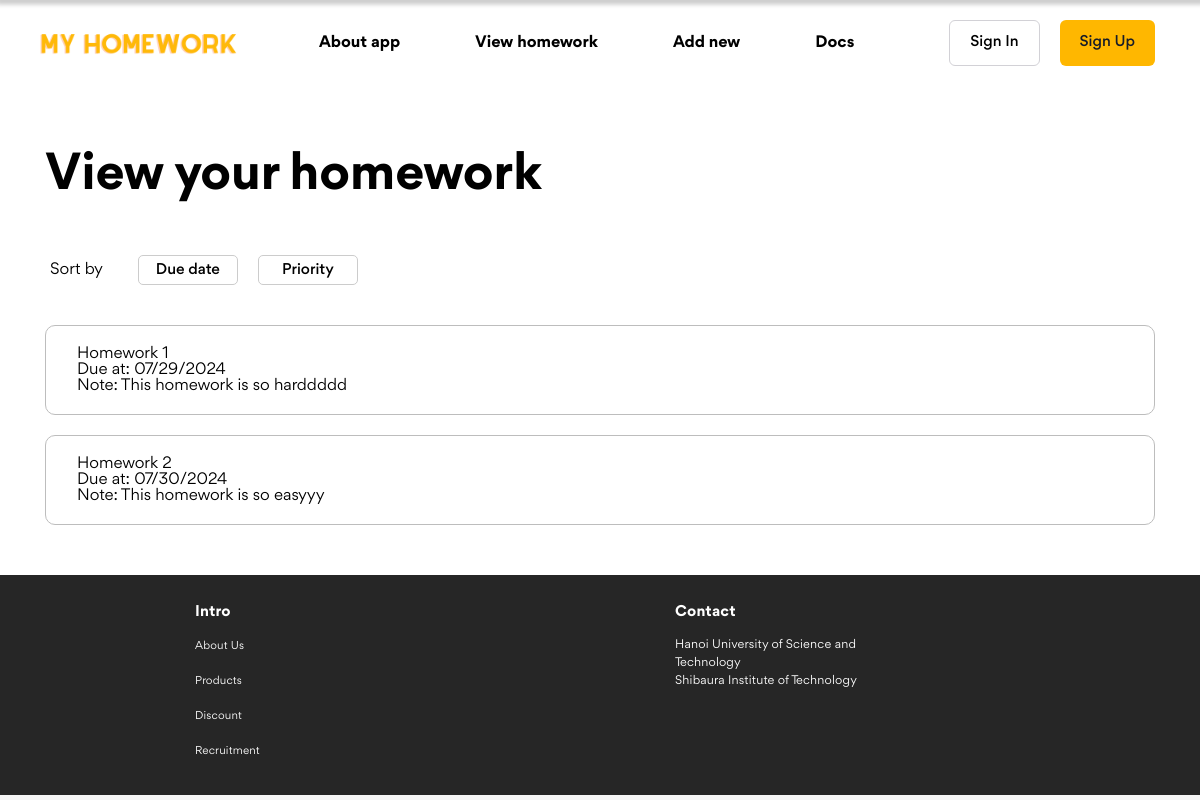
The app's page /view/view-homework.html, older data.
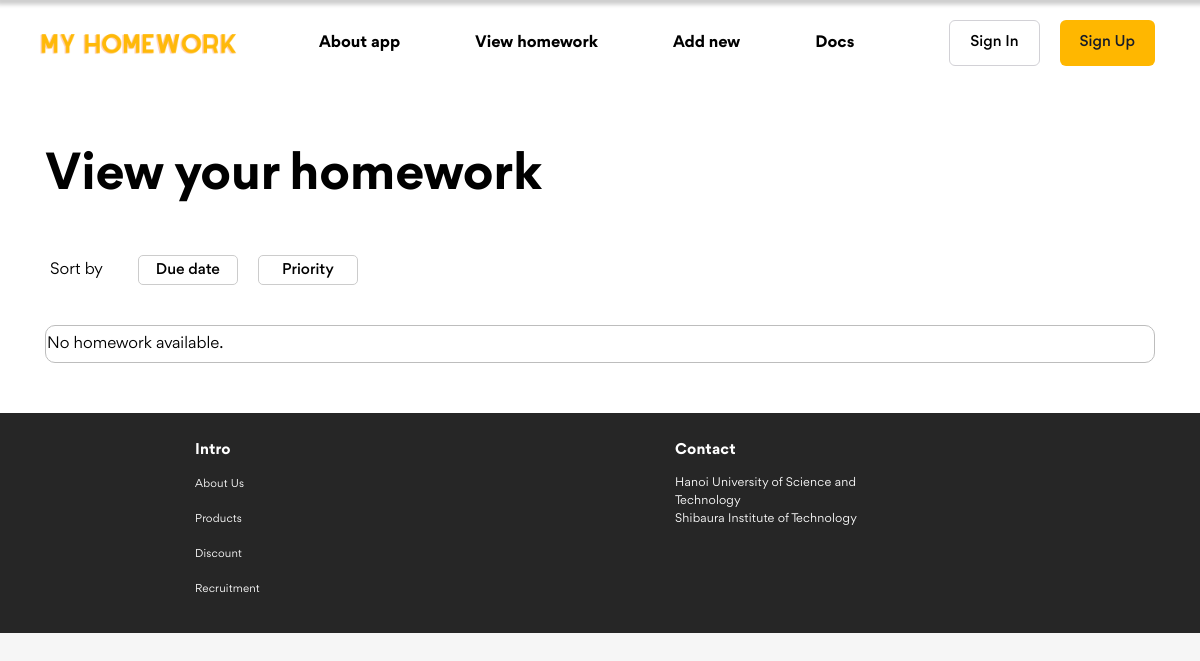
The same page, newer data.
### app/models.py (models this page shows, shortened)
class Homework(models.Model):
    name = models.CharField(max_length=200) #宿題名
    note = models.TextField(blank=True, default='') #メモ
    due_date = models.DateField() #期限
    difficulty = models.IntegerField(choices=[(1, '1'), (2, '2'), (3, '3'), (4, '4'), (5, '5')]) #難易度
    priority = models.IntegerField(default=0, editable=False) #自動的に計算する優先度
    finished = models.BooleanField(default=False) #完了した宿題かどうか

### app/views.py (the view)
# urls.py: path('view/view-homework.html', views.view_homework, name='view_homework'),
def view_homework(request):
    if request.method == 'POST':
        homework_id = request.POST.get('homework_id')
        if homework_id:
            homework = get_object_or_404(Homework, id=homework_id)
            homework.delete()
    sort_by = request.GET.get('sort_by','priority')
    if sort_by == 'due_date':
        homework_list = Homework.objects.filter(finished=False).order_by('due_date')
    else:
        homework_list = Homework.objects.filter(finished=False).order_by('priority')
    context = { 'homework_list':homework_list }
    return render(request, 'view/view-homework.html', context)

### templates/view/view-homework.html (shortened to what this page needs)
<!DOCTYPE html>
<html lang="en">
    <head>
        {% load static %}
        <link rel="stylesheet" href="{% static 'assets/fonts/stylesheet.css' %}" />
        <link rel="stylesheet" href="{% static 'assets/css/main.css' %}" />
    </head>
    <body>
        {% include '../templates/header.html' %}
        <div class="main-first" id="about-app">
            <div class="container">
                <div class="row">
                    <div class="col-12">
                        <h1 class="page__title">View your homework</h1>
                    </div>
                    <div class="row order">
                        <p class="order__title">Sort by</p>
                        <div class="order-options">
                            <a href="{% url 'view_homework' %}?sort_by=due_date" class="btn {% if request.GET.sort_by == 'due_date' %}active{% endif %}">
                                <p class="order__text">Due date</p>
                            </a>
                            <a href="{% url 'view_homework' %}?sort_by=priority" class="btn {% if request.GET.sort_by == 'priority' %}active{% endif %}">
                                <p class="order__text">Priority</p>
                            </a>
                        </div>
                    </div>
                </div>
                <div class="row">
                    <ul class="col-12 homework__list">
                        {% for homework in homework_list %}
                        <a href="{% url 'homework_details' homework.id %}">
                            <li class="homework__item">
                                <div class="homework__container">
                                    <div class="col-10 homework__content">
                                        <h2 class="homework__name">
                                            {{ homework.name }}
                                        </h2>
                                        <div class="homework__desc">
                                            <p class="homework__duedate">
                                                Due at: {{ homework.due_date|date:"m/d/Y" }}
                                            </p>
                                            {% if homework.note %}
                                            <p class="homework__note">
                                                Note: {{ homework.note }}
                                            </p>
                                            {% endif %}
                                        </div>
                                    </div>
                                </div>
                            </li>
                        </a>
                        {% empty %}
                        <li class="homework__item">
                            <div class="homework__container">
                                <p>No homework available.</p>
                            </div>
                        </li>
                        {% endfor %}
                    </ul>
                </div>
            </div>
        </div>
        {% include '../templates/footer.html' %}
    </body>
</html>

### templates/templates/header.html
{% load static %}
<div class="container">
  <div class="top-bar">
    <a href="/" class="logo">
      <img
        src="{% static 'assets/img/only-text.png' %}"
        alt="Logo"
        class="logo__img"
      />
    </a>
    <nav class="navbar">
      <ul class="navbar__list">
        <li class="navbar__item">
          <a href="#about-app" class="navbar__link">About app</a>
        </li>
        <li class="navbar__item">
          <a href="#view-homework" class="navbar__link">View homework</a>
        </li>
        <li class="navbar__item">
          <a href="#add-new" class="navbar__link">Add new</a>
        </li>
        <li class="navbar__item">
          <a href="#docs" class="navbar__link">Docs</a>
        </li>
      </ul>
    </nav>
    <div class="top-act">
      <a href="./view/sign-in.html" class="btn btn--text">Sign In</a>
      <a href="./view/sign-up.html" class="btn btn--primary">Sign Up</a>
    </div>
  </div>
</div>

### templates/templates/footer.html
<div class="footer">
    <div class="container">
        <div class="footer__column">
            <div class="footer__column-heading">Intro</div>
            <ul class="footer__column-items">
                <li><a href="#!">About Us</a></li>
                <li><a href="#!">Products</a></li>
                <li><a href="#!">Discount</a></li>
                <li><a href="#!">Recruitment</a></li>
            </ul>
        </div>
        <div class="footer__column">
            <div class="footer__column-heading">Contact</div>
            <div class="footer__address">
                <p>
                    Hanoi University of Science and Technology
                </p>
                <p>
                    Shibaura Institute of Technology
                </p>
            </div>
        </div>
    </div>
</div>

### static/assets/css/main.css (style rules this page uses)
html, body, div, span, applet, object, iframe, h1, h2, h3, h4, h5, h6, p, blockquote, pre, a, abbr, acronym, address, big, cite, code, del, dfn, em, img, ins, kbd, q, s, samp, small, strike, strong, sub, sup, tt, var, b, u, i, center, dl, dt, dd, ol, ul, li, fieldset, form, label, legend, table, caption, tbody, tfoot, thead, tr, th, td, article, aside, canvas, details, embed, figure, figcaption, footer, header, hgroup, menu, nav, output, ruby, section, summary, time, mark, audio, video { margin: 0; padding: 0; border: 0; font-size: 100%; font: inherit; vertical-align: baseline; }
article, aside, details, figcaption, figure, footer, header, hgroup, menu, nav, section { display: block; }
body { line-height: 1; }
ol, ul { list-style: none; }
* { -webkit-tap-highlight-color: transparent; }
html { font-size: 62.5%; scroll-behavior: smooth; }
body { font-size: 1.6rem; font-family: "Gordita", sans-serif; color: var(--text-color); background: var(--body-bg); }
a { color: inherit; text-decoration: none; }
a, img, button, input, label, textarea, select { padding: 0; font-family: inherit; color: inherit; outline: none; border: none; }
.row > *, .container-fluid, .container { padding-left: calc(var(--grid-gutter-x) * 0.5); padding-right: calc(var(--grid-gutter-x) * 0.5); }
.container-fluid, .container { --grid-gutter-x: 30px; --grid-gutter-y: 0; width: 1370px; margin-left: auto; margin-right: auto; }
.container { width: 1370px; }
.row { display: flex; flex-wrap: wrap; margin-top: calc(var(--grid-gutter-y) * -1); margin-left: calc(var(--grid-gutter-x) * 0.5 * -1); margin-right: calc(var(--grid-gutter-x) * 0.5 * -1); }
.row > * { margin-top: var(--grid-gutter-y); }
.col-12 { flex: 0 0 auto; width: 100%; }
@media (max-width: 1399.98px) { .container { max-width: 1140px; } }
.top-act__group, .top-act, .navbar__list, .top-bar { display: flex; align-items: center; }
.main-first { width: 100%; background-color: rgb(255, 255, 255); padding: 30px 0; }
#about-app { scroll-margin-top: 100px; }
.top-bar { position: relative; padding: 10px 0; }
.logo__img { margin-top: 1px; width: 200px; height: 60px; object-fit: cover; margin-left: -6px; }
.navbar { margin-left: 20px; }
.navbar__link { padding: 0 15px 0 15px; color: black; font-size: 16px; font-weight: 600; }
.navbar__link:first-of-type { margin-left: 45px; }
.top-act { margin-left: auto; }
.footer { padding-top: 100px; width: 100%; height: 220px; background-color: rgba(0, 0, 0, 0.8509803922); display: flex; justify-content: space-around; align-items: flex-start; flex-wrap: wrap; padding: 30px 0; box-sizing: border-box; }
.footer__column { flex: 1; min-width: 200px; color: #fff; letter-spacing: 0.005cm; }
.footer__column:first-of-type { margin-left: 150px; }
.footer__column-heading { font-weight: 600; font-size: 15px; margin-bottom: 16px; }
.footer__column-items a { color: #fff; line-height: 20px; font-size: 11px; }
.footer__column-items li { margin: 15px 0; }
.footer__address p { width: 225px; font-size: 12px; letter-spacing: 0.005cm; line-height: 1.5; }
.footer .container { display: flex; justify-content: center; }
.page__title { font-size: 50px; line-height: 80px; font-weight: 600; margin-top: 20px; margin-bottom: 20px; }
.order { display: flex; align-items: center; padding: 20px; margin-bottom: 20px; }
.order-options { display: flex; }
.order__title { margin-right: 5px; }
.order__text { font-size: 15px; }
.order .btn { width: 100px; height: 30px; border: 1px solid #ccc; background-color: transparent; color: #000; padding: 10px 20px; border-radius: 5px; cursor: pointer; transition: background-color 0.3s ease, color 0.3s ease; }
.homework__container { display: flex; padding: 10px 1px 10px 1px; }
.homework__item { margin-bottom: 20px; border: 1px solid #bdbdbd; border-radius: 10px; }
.btn { display: flex; align-items: center; justify-content: center; gap: 10px; height: 46px; padding: 0 20px; border-radius: 6px; background: #f8f8fb; font-size: 1.5rem; font-weight: 500; white-space: nowrap; user-select: none; }
.btn + .btn:not(.btn--no-margin) { margin-left: 20px; }
.btn--text { background: transparent; font-weight: 500; border: 1px solid #d2d1d6; }
.btn--primary { color: #171c28; background: #ffb700; }
html { background-color: #f6f6f6; }
html { --text-color: black; --body-bg: white; --text-theme-color: #ffb909; --theme-color: #fedb5d; }

Row changes from the older to the newer data that the page shows:
removed Homework: name "Homework 1", due_date "07/29/2024", note "This homework is so harddddd"
removed Homework: name "Homework 2", due_date "07/30/2024", note "This homework is so easyyy"
Text that changed along with them:
text now shown: "No homework available."
